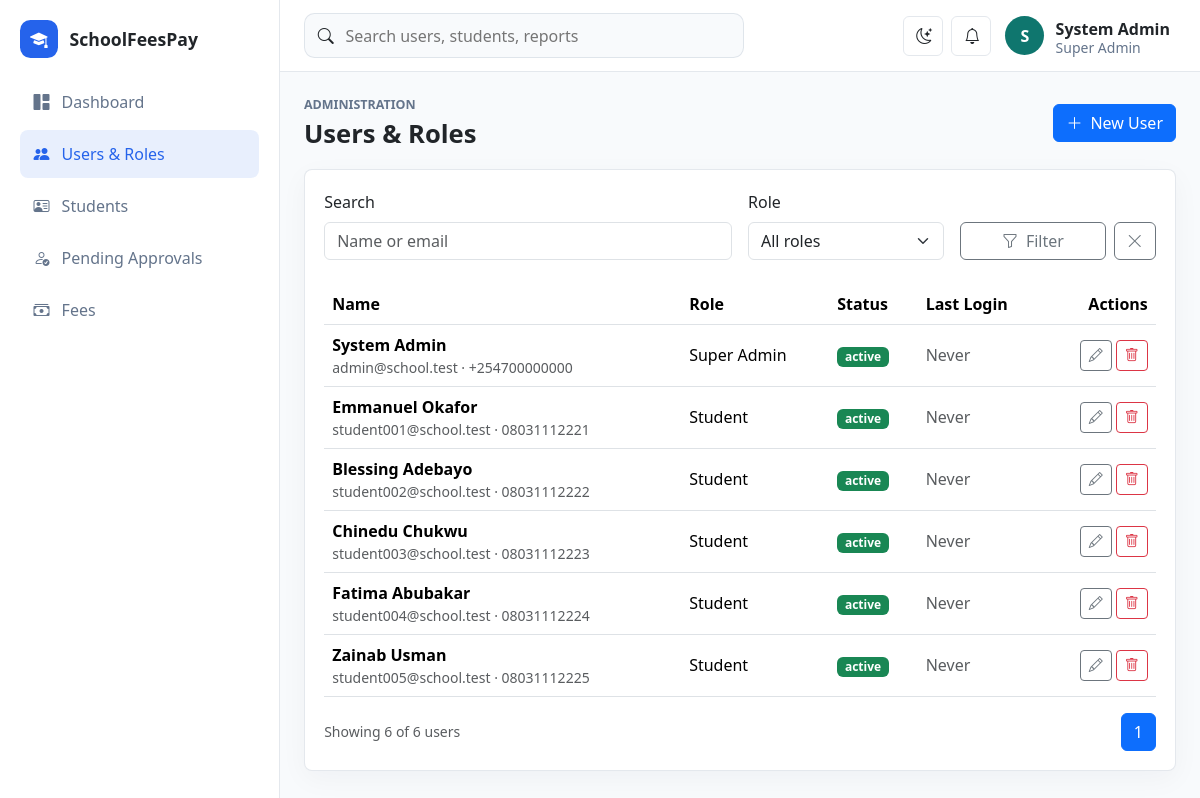
The app's page /schoolfeespay/users (signed in) with its own data.
### tables this page shows
CREATE TABLE roles (
    id BIGINT UNSIGNED AUTO_INCREMENT PRIMARY KEY,
    name VARCHAR(100) NOT NULL,
    slug VARCHAR(120) NOT NULL UNIQUE,
    description VARCHAR(255) NULL,
    created_at TIMESTAMP DEFAULT CURRENT_TIMESTAMP
);

CREATE TABLE users (
    id BIGINT UNSIGNED AUTO_INCREMENT PRIMARY KEY,
    role_id BIGINT UNSIGNED NOT NULL,
    first_name VARCHAR(100) NOT NULL,
    last_name VARCHAR(100) NOT NULL,
    email VARCHAR(190) NOT NULL UNIQUE,
    phone VARCHAR(40) NULL,
    password_hash VARCHAR(255) NOT NULL,
    status ENUM('active', 'inactive', 'suspended') NOT NULL DEFAULT 'active',
    two_factor_secret VARCHAR(255) NULL,
    last_login_at TIMESTAMP NULL,
    created_at TIMESTAMP DEFAULT CURRENT_TIMESTAMP,
    updated_at TIMESTAMP DEFAULT CURRENT_TIMESTAMP ON UPDATE CURRENT_TIMESTAMP,
    INDEX idx_users_role_status (role_id, status),
    CONSTRAINT fk_users_role FOREIGN KEY (role_id) REFERENCES roles(id)
);

### app/Views/users/index.php (the view, shortened to what the rows shown need)
<div class="page-heading">
    <div>
        <h1>Users & Roles</h1>
    </div>
</div>
<section class="panel">
    <div class="table-responsive">
        <table class="table align-middle">
            <thead>
                <tr>
                    <th>Name</th>
                    <th>Role</th>
                    <th>Status</th>
                    <th>Last Login</th>
                    <th class="text-end">Actions</th>
                </tr>
            </thead>
            <tbody>
                <?php foreach ($users['items'] as $user): ?>
                    <tr>
                        <td>
                            <div class="fw-semibold"><?= e($user['first_name'] . ' ' . $user['last_name']) ?></div>
                            <div class="text-muted small"><?= e($user['email']) ?><?= $user['phone'] ? ' · ' . e($user['phone']) : '' ?></div>
                        </td>
                        <td><?= e($user['role_name']) ?></td>
                        <td><span class="badge text-bg-<?= $user['status'] === 'active' ? 'success' : 'secondary' ?>"><?= e($user['status']) ?></span></td>
                        <td><?= $user['last_login_at'] ? e(date('M j, Y H:i', strtotime($user['last_login_at']))) : '<span class="text-muted">Never</span>' ?></td>
                        <td class="text-end">
                            <?php if (\App\Core\Auth::can('users.manage')): ?>
                                <a class="btn btn-sm btn-outline-secondary" href="<?= e(url('/users/edit?id=' . $user['id'])) ?>"><i class="bi bi-pencil"></i></a>
                                <form class="d-inline" action="<?= e(url('/users/delete')) ?>" method="post" data-confirm="Delete this user?">
                                    <button class="btn btn-sm btn-outline-danger" type="submit"><i class="bi bi-trash"></i></button>
                                </form>
                            <?php endif; ?>
                        </td>
                    </tr>
                <?php endforeach; ?>
            </tbody>
        </table>
    </div>
    <div class="d-flex justify-content-between align-items-center">
        <p class="text-muted small mb-0">Showing <?= count($users['items']) ?> of <?= e($users['total']) ?> users</p>
        <nav aria-label="User pages">
            <ul class="pagination mb-0">
            </ul>
        </nav>
    </div>
</section>

### app/Views/layouts/app.php (shortened to what the rows shown need)
<!doctype html>
<html lang="en" data-bs-theme="light">
<head>
    <link href="https://cdn.jsdelivr.net/npm/bootstrap@5.3.3/dist/css/bootstrap.min.css" rel="stylesheet">
    <link href="https://cdn.jsdelivr.net/npm/bootstrap-icons@1.11.3/font/bootstrap-icons.css" rel="stylesheet">
    <link href="<?= e(url('/assets/css/app.css')) ?>" rel="stylesheet">
</head>
<body>
<div class="app-shell">
    <div class="main-shell">
        <header class="topbar">
            <div class="ms-auto d-flex align-items-center gap-2">
                <div class="dropdown">
                    <button class="profile-button" data-bs-toggle="dropdown" aria-expanded="false">
                        <span class="d-none d-sm-block text-start">
                            <strong><?= e(current_user()['name'] ?? 'User') ?></strong>
                            <small><?= e(current_user()['role'] ?? '') ?></small>
                        </span>
                    </button>
                </div>
            </div>
        </header>
        <main class="content-shell">
            <?= $content ?>
        </main>
    </div>
</div>
</body>
</html>

### records on screen
roles: name "Super Admin"
users: first_name+last_name "System Admin", email "admin@school.test", phone "+254700000000", role.name "Super Admin", status "active", shows "Never"
users: first_name+last_name "Emmanuel Okafor", email "student001@school.test", phone "08031112221", role.name "Student", status "active", shows "Never"
users: first_name+last_name "Blessing Adebayo", email "student002@school.test", phone "08031112222", role.name "Student", status "active", shows "Never"
users: first_name+last_name "Chinedu Chukwu", email "student003@school.test", phone "08031112223", role.name "Student", status "active", shows "Never"
users: first_name+last_name "Fatima Abubakar", email "student004@school.test", phone "08031112224", role.name "Student", status "active", shows "Never"
users: first_name+last_name "Zainab Usman", email "student005@school.test", phone "08031112225", role.name "Student", status "active", shows "Never", id "6"

### other values on screen
app_config('name') "SchoolFeesPay"
substr(current_user()['name'] ?? 'U', 0, 1) "S"
current_user()['name'] "System Admin"
count($users['items']) "6"
